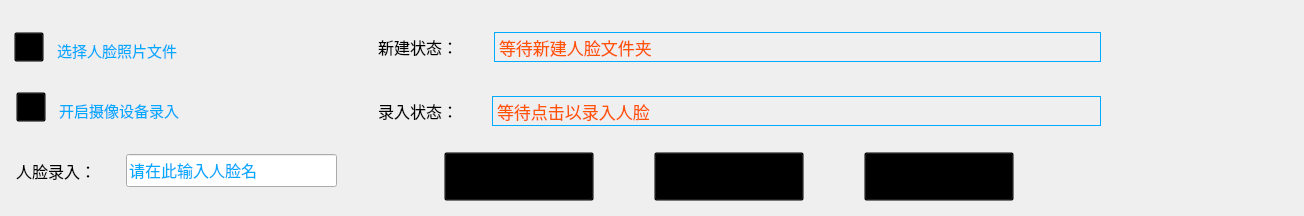
    <widget class="QWidget" name="tab_load">
     <attribute name="title">
      <string>录入</string>
     </attribute>
     <widget class="QLabel" name="label_pic_org">
      <property name="geometry">
       <rect>
        <x>1152</x>
        <y>38</y>
        <width>143</width>
        <height>169</height>
       </rect>
      </property>
      <property name="styleSheet">
       <string notr="true">border-image: url(:/newPrefix/images_test/ini-face.png);</string>
      </property>
      <property name="text">
       <string/>
      </property>
     </widget>
     <widget class="QToolButton" name="toolButton_camera_load">
      <property name="geometry">
       <rect>
        <x>16</x>
        <y>92</y>
        <width>30</width>
        <height>30</height>
       </rect>
      </property>
      <property name="minimumSize">
       <size>
        <width>28</width>
        <height>30</height>
       </size>
      </property>
      <property name="maximumSize">
       <size>
        <width>30</width>
        <height>30</height>
       </size>
      </property>
      <property name="cursor">
       <cursorShape>PointingHandCursor</cursorShape>
      </property>
      <property name="autoFillBackground">
       <bool>false</bool>
      </property>
      <property name="styleSheet">
       <string notr="true">background-color: transparent;
border-color: rgb(0, 170, 255);
color:rgb(0, 170, 255);</string>
      </property>
      <property name="text">
       <string/>
      </property>
      <property name="icon">
       <iconset resource="image1.qrc">
        <normaloff>:/newPrefix/images_test/g1.png</normaloff>:/newPrefix/images_test/g1.png</iconset>
      </property>
      <property name="iconSize">
       <size>
        <width>50</width>
        <height>39</height>
       </size>
      </property>
      <property name="popupMode">
       <enum>QToolButton::DelayedPopup</enum>
      </property>
      <property name="toolButtonStyle">
       <enum>Qt::ToolButtonTextUnderIcon</enum>
      </property>
      <property name="autoRaise">
       <bool>false</bool>
      </property>
      <property name="arrowType">
       <enum>Qt::NoArrow</enum>
      </property>
     </widget>
     <widget class="QTextEdit" name="textEdit_file_load">
      <property name="geometry">
       <rect>
        <x>52</x>
        <y>34</y>
        <width>283</width>
        <height>30</height>
       </rect>
      </property>
      <property name="minimumSize">
       <size>
        <width>0</width>
        <height>30</height>
       </size>
      </property>
      <property name="maximumSize">
       <size>
        <width>16777215</width>
        <height>35</height>
       </size>
      </property>
      <property name="font">
       <font>
        <family>华文仿宋</family>
        <pointsize>12</pointsize>
       </font>
      </property>
      <property name="layoutDirection">
       <enum>Qt::LeftToRight</enum>
      </property>
      <property name="styleSheet">
       <string notr="true">background-color: transparent;
border-color: rgb(0, 170, 255);
color: rgb(0, 170, 255);</string>
      </property>
      <property name="verticalScrollBarPolicy">
       <enum>Qt::ScrollBarAlwaysOff</enum>
      </property>
      <property name="horizontalScrollBarPolicy">
       <enum>Qt::ScrollBarAsNeeded</enum>
      </property>
      <property name="sizeAdjustPolicy">
       <enum>QAbstractScrollArea::AdjustIgnored</enum>
      </property>
      <property name="lineWrapMode">
       <enum>QTextEdit::NoWrap</enum>
      </property>
      <property name="readOnly">
       <bool>true</bool>
      </property>
      <property name="html">
       <string>&lt;!DOCTYPE HTML PUBLIC &quot;-//W3C//DTD HTML 4.0//EN&quot; &quot;http://www.w3.org/TR/REC-html40/strict.dtd&quot;&gt;
&lt;html&gt;&lt;head&gt;&lt;meta name=&quot;qrichtext&quot; content=&quot;1&quot; /&gt;&lt;style type=&quot;text/css&quot;&gt;
p, li { white-space: pre-wrap; }
&lt;/style&gt;&lt;/head&gt;&lt;body style=&quot; font-family:'华文仿宋'; font-size:12pt; font-weight:400; font-style:normal;&quot;&gt;
&lt;p style=&quot; margin-top:0px; margin-bottom:0px; margin-left:0px; margin-right:0px; -qt-block-indent:0; text-indent:0px;&quot;&gt;&lt;span style=&quot; font-family:'Adobe Devanagari'; font-size:11pt;&quot;&gt;选择人脸照片文件&lt;/span&gt;&lt;/p&gt;&lt;/body&gt;&lt;/html&gt;</string>
      </property>
     </widget>
     <widget class="QToolButton" name="toolButton_file_2">
      <property name="geometry">
       <rect>
        <x>14</x>
        <y>32</y>
        <width>30</width>
        <height>30</height>
       </rect>
      </property>
      <property name="minimumSize">
       <size>
        <width>28</width>
        <height>30</height>
       </size>
      </property>
      <property name="maximumSize">
       <size>
        <width>30</width>
        <height>30</height>
       </size>
      </property>
      <property name="cursor">
       <cursorShape>PointingHandCursor</cursorShape>
      </property>
      <property name="autoFillBackground">
       <bool>false</bool>
      </property>
      <property name="styleSheet">
       <string notr="true">background-color: transparent;
border-color: rgb(0, 170, 255);
color:rgb(0, 170, 255);</string>
      </property>
      <property name="text">
       <string/>
      </property>
      <property name="icon">
       <iconset resource="image1.qrc">
        <normaloff>:/newPrefix/images_test/filefold.png</normaloff>:/newPrefix/images_test/filefold.png</iconset>
      </property>
      <property name="iconSize">
       <size>
        <width>50</width>
        <height>39</height>
       </size>
      </property>
      <property name="popupMode">
       <enum>QToolButton::DelayedPopup</enum>
      </property>
      <property name="toolButtonStyle">
       <enum>Qt::ToolButtonTextUnderIcon</enum>
      </property>
      <property name="autoRaise">
       <bool>false</bool>
      </property>
      <property name="arrowType">
       <enum>Qt::NoArrow</enum>
      </property>
     </widget>
     <widget class="QTextEdit" name="textEdit_camera_2">
      <property name="geometry">
       <rect>
        <x>54</x>
        <y>94</y>
        <width>283</width>
        <height>30</height>
       </rect>
      </property>
      <property name="minimumSize">
       <size>
        <width>0</width>
        <height>30</height>
       </size>
      </property>
      <property name="maximumSize">
       <size>
        <width>16777215</width>
        <height>35</height>
       </size>
      </property>
      <property name="font">
       <font>
        <family>华文仿宋</family>
        <pointsize>12</pointsize>
       </font>
      </property>
      <property name="layoutDirection">
       <enum>Qt::LeftToRight</enum>
      </property>
      <property name="styleSheet">
       <string notr="true">background-color: transparent;
border-color: rgb(0, 170, 255);
color: rgb(0, 170, 255);</string>
      </property>
      <property name="verticalScrollBarPolicy">
       <enum>Qt::ScrollBarAlwaysOff</enum>
      </property>
      <property name="horizontalScrollBarPolicy">
       <enum>Qt::ScrollBarAsNeeded</enum>
      </property>
      <property name="lineWrapMode">
       <enum>QTextEdit::NoWrap</enum>
      </property>
      <property name="readOnly">
       <bool>true</bool>
      </property>
      <property name="html">
       <string>&lt;!DOCTYPE HTML PUBLIC &quot;-//W3C//DTD HTML 4.0//EN&quot; &quot;http://www.w3.org/TR/REC-html40/strict.dtd&quot;&gt;
&lt;html&gt;&lt;head&gt;&lt;meta name=&quot;qrichtext&quot; content=&quot;1&quot; /&gt;&lt;style type=&quot;text/css&quot;&gt;
p, li { white-space: pre-wrap; }
&lt;/style&gt;&lt;/head&gt;&lt;body style=&quot; font-family:'华文仿宋'; font-size:12pt; font-weight:400; font-style:normal;&quot;&gt;
&lt;p style=&quot; margin-top:0px; margin-bottom:0px; margin-left:0px; margin-right:0px; -qt-block-indent:0; text-indent:0px;&quot;&gt;&lt;span style=&quot; font-family:'Adobe Devanagari'; font-size:11pt;&quot;&gt;开启摄像设备录入&lt;/span&gt;&lt;/p&gt;&lt;/body&gt;&lt;/html&gt;</string>
      </property>
      <property name="tabStopDistance">
       <double>80.000000000000000</double>
      </property>
     </widget>
     <widget class="QLabel" name="label_new_res">
      <property name="geometry">
       <rect>
        <x>494</x>
        <y>32</y>
        <width>607</width>
        <height>30</height>
       </rect>
      </property>
      <property name="minimumSize">
       <size>
        <width>100</width>
        <height>20</height>
       </size>
      </property>
      <property name="font">
       <font>
        <family>华文新魏</family>
        <pointsize>13</pointsize>
       </font>
      </property>
      <property name="styleSheet">
       <string notr="true">color: rgb(255, 85, 0);
border:1px solid rgb(0, 170, 255);</string>
      </property>
      <property name="text">
       <string>等待新建人脸文件夹</string>
      </property>
      <property name="margin">
       <number>0</number>
      </property>
     </widget>
     <widget class="QLabel" name="label_loadface">
      <property name="geometry">
       <rect>
        <x>492</x>
        <y>96</y>
        <width>609</width>
        <height>30</height>
       </rect>
      </property>
      <property name="minimumSize">
       <size>
        <width>100</width>
        <height>20</height>
       </size>
      </property>
      <property name="font">
       <font>
        <family>华文新魏</family>
        <pointsize>13</pointsize>
       </font>
      </property>
      <property name="styleSheet">
       <string notr="true">color: rgb(255, 85, 0);
border:1px solid rgb(0, 170, 255);</string>
      </property>
      <property name="text">
       <string>等待点击以录入人脸</string>
      </property>
     </widget>
     <widget class="QLabel" name="label_class_6">
      <property name="geometry">
       <rect>
        <x>378</x>
        <y>32</y>
        <width>111</width>
        <height>30</height>
       </rect>
      </property>
      <property name="maximumSize">
       <size>
        <width>16777215</width>
        <height>30</height>
       </size>
      </property>
      <property name="font">
       <font>
        <family>华文仿宋</family>
        <pointsize>12</pointsize>
       </font>
      </property>
      <property name="text">
       <string>&lt;html&gt;&lt;head/&gt;&lt;body&gt;&lt;p&gt;新建状态：&lt;/p&gt;&lt;/body&gt;&lt;/html&gt;</string>
      </property>
     </widget>
     <widget class="QLabel" name="label_class_7">
      <property name="geometry">
       <rect>
        <x>378</x>
        <y>96</y>
        <width>109</width>
        <height>30</height>
       </rect>
      </property>
      <property name="maximumSize">
       <size>
        <width>16777215</width>
        <height>30</height>
       </size>
      </property>
      <property name="font">
       <font>
        <family>华文仿宋</family>
        <pointsize>12</pointsize>
       </font>
      </property>
      <property name="text">
       <string>&lt;html&gt;&lt;head/&gt;&lt;body&gt;&lt;p&gt;录入状态：&lt;/p&gt;&lt;/body&gt;&lt;/html&gt;</string>
      </property>
     </widget>
     <widget class="QLabel" name="label_class_5">
      <property name="geometry">
       <rect>
        <x>16</x>
        <y>156</y>
        <width>107</width>
        <height>30</height>
       </rect>
      </property>
      <property name="maximumSize">
       <size>
        <width>16777215</width>
        <height>30</height>
       </size>
      </property>
      <property name="font">
       <font>
        <family>华文仿宋</family>
        <pointsize>12</pointsize>
       </font>
      </property>
      <property name="text">
       <string>&lt;html&gt;&lt;head/&gt;&lt;body&gt;&lt;p&gt;人脸录入：&lt;/p&gt;&lt;/body&gt;&lt;/html&gt;</string>
      </property>
     </widget>
     <widget class="QToolButton" name="toolButton_load_pic">
      <property name="geometry">
       <rect>
        <x>864</x>
        <y>152</y>
        <width>150</width>
        <height>49</height>
       </rect>
      </property>
      <property name="minimumSize">
       <size>
        <width>150</width>
        <height>40</height>
       </size>
      </property>
      <property name="maximumSize">
       <size>
        <width>200</width>
        <height>50</height>
       </size>
      </property>
      <property name="cursor">
       <cursorShape>PointingHandCursor</cursorShape>
      </property>
      <property name="autoFillBackground">
       <bool>false</bool>
      </property>
      <property name="styleSheet">
       <string notr="true">background-color: transparent;</string>
      </property>
      <property name="text">
       <string/>
      </property>
      <property name="icon">
       <iconset resource="image1.qrc">
        <normaloff>:/newPrefix/images_test/loadf.png</normaloff>:/newPrefix/images_test/loadf.png</iconset>
      </property>
      <property name="iconSize">
       <size>
        <width>327</width>
        <height>69</height>
       </size>
      </property>
      <property name="popupMode">
       <enum>QToolButton::DelayedPopup</enum>
      </property>
      <property name="toolButtonStyle">
       <enum>Qt::ToolButtonTextUnderIcon</enum>
      </property>
      <property name="autoRaise">
       <bool>false</bool>
      </property>
      <property name="arrowType">
       <enum>Qt::NoArrow</enum>
      </property>
     </widget>
     <widget class="QToolButton" name="toolButton_new_folder">
      <property name="geometry">
       <rect>
        <x>444</x>
        <y>152</y>
        <width>150</width>
        <height>49</height>
       </rect>
      </property>
      <property name="minimumSize">
       <size>
        <width>150</width>
        <height>40</height>
       </size>
      </property>
      <property name="maximumSize">
       <size>
        <width>200</width>
        <height>50</height>
       </size>
      </property>
      <property name="cursor">
       <cursorShape>PointingHandCursor</cursorShape>
      </property>
      <property name="autoFillBackground">
       <bool>false</bool>
      </property>
      <property name="styleSheet">
       <string notr="true">background-color: transparent;</string>
      </property>
      <property name="text">
       <string/>
      </property>
      <property name="icon">
       <iconset resource="image1.qrc">
        <normaloff>:/newPrefix/images_test/newfolder.png</normaloff>:/newPrefix/images_test/newfolder.png</iconset>
      </property>
      <property name="iconSize">
       <size>
        <width>327</width>
        <height>69</height>
       </size>
      </property>
      <property name="popupMode">
       <enum>QToolButton::DelayedPopup</enum>
      </property>
      <property name="toolButtonStyle">
       <enum>Qt::ToolButtonTextUnderIcon</enum>
      </property>
      <property name="autoRaise">
       <bool>false</bool>
      </property>
      <property name="arrowType">
       <enum>Qt::NoArrow</enum>
      </property>
     </widget>
     <widget class="QLineEdit" name="lineEdit_face_name">
      <property name="geometry">
       <rect>
        <x>126</x>
        <y>154</y>
        <width>211</width>
        <height>33</height>
       </rect>
      </property>
      <property name="font">
       <font>
        <family>华文新魏</family>
        <pointsize>12</pointsize>
       </font>
      </property>
      <property name="styleSheet">
       <string notr="true">color:rgb(0, 170, 255);</string>
      </property>
      <property name="text">
       <string>请在此输入人脸名</string>
      </property>
     </widget>
     <widget class="QToolButton" name="toolButton_get_pic">
      <property name="geometry">
       <rect>
        <x>654</x>
        <y>152</y>
        <width>150</width>
        <height>49</height>
       </rect>
      </property>
      <property name="minimumSize">
       <size>
        <width>150</width>
        <height>40</height>
       </size>
      </property>
      <property name="maximumSize">
       <size>
        <width>200</width>
        <height>50</height>
       </size>
      </property>
      <property name="cursor">
       <cursorShape>PointingHandCursor</cursorShape>
      </property>
      <property name="autoFillBackground">
       <bool>false</bool>
      </property>
      <property name="styleSheet">
       <string notr="true">background-color: transparent;</string>
      </property>
      <property name="text">
       <string/>
      </property>
      <property name="icon">
       <iconset resource="image1.qrc">
        <normaloff>:/newPrefix/images_test/getimg.png</normaloff>:/newPrefix/images_test/getimg.png</iconset>
      </property>
      <property name="iconSize">
       <size>
        <width>327</width>
        <height>69</height>
       </size>
      </property>
      <property name="popupMode">
       <enum>QToolButton::DelayedPopup</enum>
      </property>
      <property name="toolButtonStyle">
       <enum>Qt::ToolButtonTextUnderIcon</enum>
      </property>
      <property name="autoRaise">
       <bool>false</bool>
      </property>
      <property name="arrowType">
       <enum>Qt::NoArrow</enum>
      </property>
     </widget>
    </widget>
